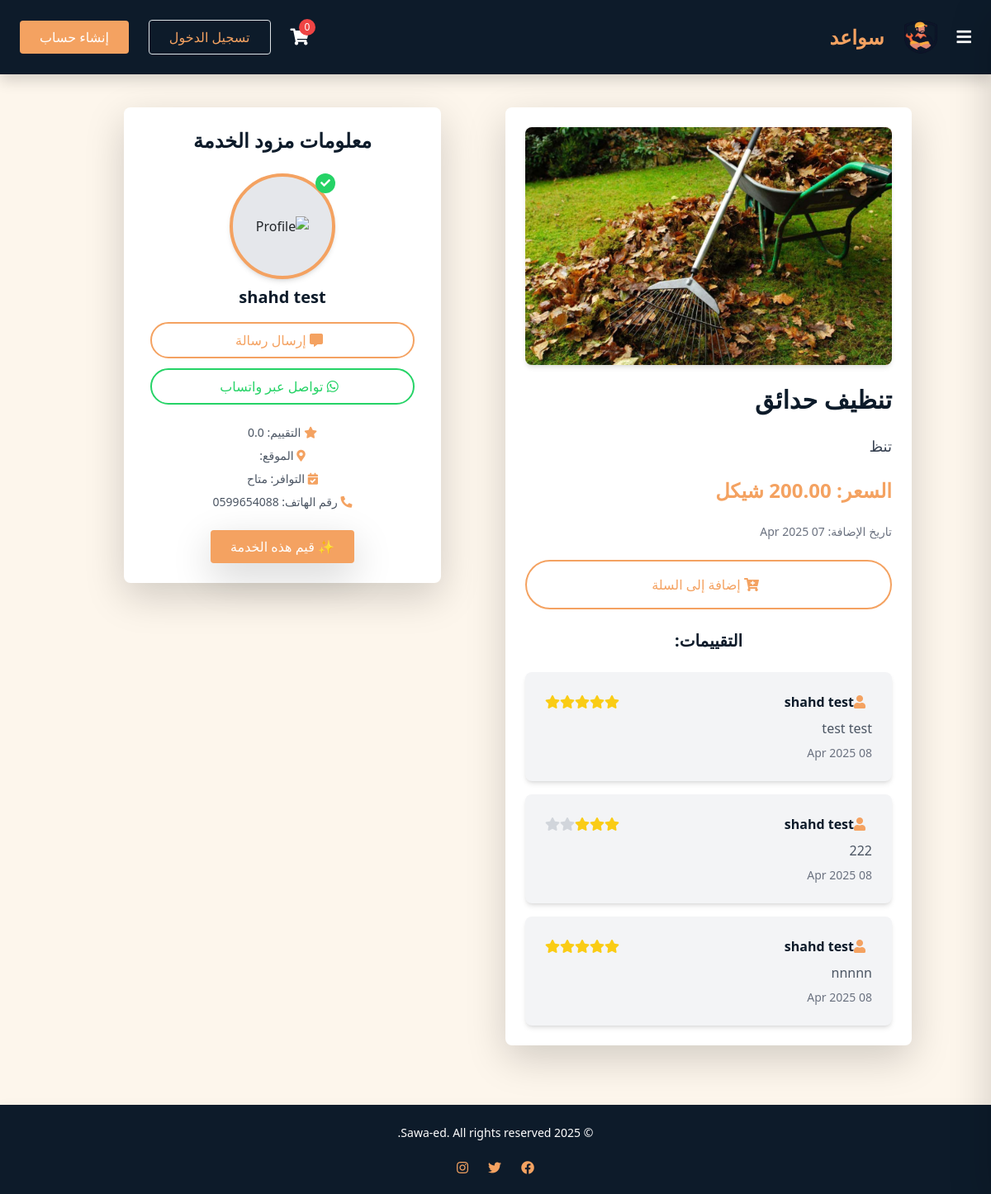
/service/1/5/, run on the app's committed database.
### Sawaed_app/models.py (models this page shows, shortened)
class ServiceListing(models.Model):
    SERVICE_TYPES = [
        ('السباكة', 'السباكة'),
        ('النجارة', 'النجارة'),
        ('الطبخ', 'الطبخ'),
        ('التصوير', 'التصوير'),
        ('الكهرباء', 'الكهرباء'),
        ('التكييف والتبريد', 'التكييف والتبريد'),
        ('التنظيف', 'التنظيف'),
        ('الميكانيكا', 'الميكانيكا'),
        ('الدهان', 'الدهان'),
        ('الحدادة', 'الحدادة'),
        ('التمديدات الصحية', 'التمديدات الصحية'),
        ('البرمجة وتطوير المواقع', 'البرمجة وتطوير المواقع'),
        ('التصميم الجرافيكي', 'التصميم الجرافيكي'),
        ('الترجمة', 'الترجمة'),
        ('الكتابة والتحرير', 'الكتابة والتحرير'),
        ('خدمات أخرى', 'خدمات أخرى'),
    ]
    handyman = models.ForeignKey(
        settings.AUTH_USER_MODEL,
        on_delete=models.CASCADE,
        related_name='services'
    )
    name = models.CharField(max_length=255)
    description = models.TextField()
    price = models.DecimalField(max_digits=10, decimal_places=2)
    image = models.ImageField(upload_to='service_images/', null=True, blank=True)
    created_at = models.DateTimeField(auto_now_add=True)
    updated_at = models.DateTimeField(auto_now=True)

class Review(models.Model):
    client = models.ForeignKey(
        settings.AUTH_USER_MODEL,
        on_delete=models.CASCADE,
        related_name='client_reviews'
    )
    service = models.ForeignKey(ServiceListing, on_delete=models.CASCADE)
    rating = models.IntegerField()
    comment = models.TextField()
    created_at = models.DateTimeField(auto_now_add=True)
    updated_at = models.DateTimeField(auto_now=True)

class CustomUser(AbstractUser):
    class UserType(models.TextChoices):
        CLIENT = 'client', _('عميل')
        HANDYMAN = 'handyman', _('عامل يدوي') #the name in arabic will be edited later
    user_type = models.CharField(
        max_length=50,
        choices=UserType.choices,
        default=UserType.CLIENT
    )
    phone_regex = RegexValidator(
        regex=r'^\+?1?\d{9,15}$', #a validation on the phone number because its customed
        message="Phone number must be in the format: '+999999999'. Up to 15 digits allowed."
    )
    image = models.ImageField(upload_to='profile_pics/',default='default_profile.jpeg' ,null=True, blank=True)
    phone_number = models.CharField(validators=[phone_regex], max_length=15, unique=True, null=True, blank=True)
    email = models.EmailField(unique=True)
    bio = models.CharField(max_length=500, blank=True, null=True)
    experience = models.TextField(blank=True, null=True)
    field_of_expertise=models.TextField(blank=True, null=True)
    REQUIRED_FIELDS = ['email']
    USERNAME_FIELD = 'username'  # we could change it to email later in the project

class HandymanProfile(models.Model):
    user = models.OneToOneField(
        settings.AUTH_USER_MODEL,
        on_delete=models.CASCADE,
        related_name='handyman_profile'
    )
    location = models.CharField(max_length=255)
    availability = models.BooleanField(null=True)
    rating = models.FloatField(default=0.0)
    created_at = models.DateTimeField(auto_now_add=True)
    updated_at = models.DateTimeField(auto_now=True)

### Sawaed_app/views.py (the view)
# urls.py: path('service/<int:service_id>/<int:user_id>/', views.service_detail, name='service_detail'),
def service_detail(request, service_id,user_id):
    service =ServiceListing.objects.get(id=service_id)
    handyman = HandymanProfile.objects.get(user=service.handyman)
    user=CustomUser.objects.get(id=user_id)
    context = {
        'service': service,
        'handyman': handyman,
        'recipient': user
    }
    return render(request, 'service_details.html', context)

### Sawaed_app/templates/service_details.html (shortened to what this page needs)
<head>
    <link href="https://cdnjs.cloudflare.com/ajax/libs/font-awesome/5.15.4/css/all.min.css" rel="stylesheet">
</head>
{% extends 'index.html' %}
{% block content %}
{% load static %}
<div class="container mx-auto p-2">
    <div class="max-w-6xl mx-auto grid grid-cols-1 lg:grid-cols-2 gap-4 items-start justify-center">
        <div class="bg-white shadow-lg rounded-lg p-6 w-full max-w-lg mx-auto">
            <div class="mb-4">
                {% if service.image %}
                    <img src="{{ service.image.url }}" alt="{{ service.name }}" class="w-full h-72 object-cover rounded-lg shadow-md">
                {% else %}
                    <img src="{% static 'images/placeholder.png' %}" alt="صورة افتراضية" class="w-full h-72 object-cover rounded-lg shadow-md">
                {% endif %}
            </div>
            <h2 class="text-3xl font-semibold text-[#0d1b2a] mb-4">{{ service.name }}</h2>
            <p class="text-lg text-gray-700 mb-4">{{ service.description }}</p>
            <p class="font-bold text-[#f4a261] text-2xl mb-4">السعر: {{ service.price }} شيكل</p>
            <p class="text-sm text-gray-500">تاريخ الإضافة: {{ service.created_at|date:"d M Y" }}</p>
            <div class="mt-6">
                <a href="#" class="rounded-full border-2 border-[#f4a261] text-[#f4a261] px-6 py-3 w-full block text-center hover:bg-[#f4a261] hover:text-white transition duration-200">
                    <i class="fas fa-cart-plus mr-2"></i> إضافة إلى السلة
                </a>
            </div>
            <div class="mt-6">
                <h2 class="text-xl font-semibold text-[#0d1b2a] mb-4 text-center">التقييمات:</h2>
                <ul class="space-y-4">
                    {% for review in service.review_set.all %}
                        <li class="bg-gray-100 p-4 rounded-lg shadow-md">
                            <div class="flex items-center justify-between">
                                <div class="flex items-center">
                                    <i class="fas fa-user text-[#f4a261] mr-2"></i>
                                    <strong class="text-[#0d1b2a]">{{ review.client.username }}</strong>
                                </div>
                                <div class="flex items-center">
                                    {% for i in "12345" %}
                                        {% if forloop.counter <= review.rating %}
                                            <i class="fas fa-star text-yellow-400"></i>
                                        {% else %}
                                            <i class="fas fa-star text-gray-300"></i>
                                        {% endif %}
                                    {% endfor %}
                                </div>
                            </div>
                            <p class="text-gray-600 mt-2">{{ review.comment }}</p>
                            <p class="text-sm text-gray-500 mt-2">{{ review.created_at|date:"d M Y" }}</p>
                        </li>
                    {% empty %}
                        <li class="text-center text-gray-500">لا توجد تقييمات بعد.</li>
                    {% endfor %}
                </ul>
            </div>
        </div>
        <div class="bg-white shadow-lg rounded-lg p-6 w-full max-w-sm mx-auto mt-8 lg:mt-0">
            <h3 class="text-2xl font-semibold text-[#0d1b2a] mb-6 text-center">معلومات مزود الخدمة</h3>
            <div class="flex flex-col items-center space-y-4">
                <div class="relative">
                    <div class="w-32 h-32 bg-gray-200 rounded-full overflow-hidden border-4 border-[#f4a261] shadow-md flex items-center justify-center">
                        <img src="{{ user.image.url }}"
                        alt="Profile"
                        onerror="this.onerror=null;this.src='{% static 'images/profile.png' %}'">
                    </div>
                    <div class="absolute top-0 right-0 bg-[#25D366] text-white rounded-full w-6 h-6 flex items-center justify-center text-xs font-bold" style="background-color: {% if handyman.availability %}#25D366{% else %}#dc3545{% endif %};">
                        <i class="fas fa-check"></i>
                    </div>
                </div>
                <h4 class="text-xl font-semibold text-[#0d1b2a] mt-2">{{ handyman.user.username }}</h4>
                <div class="flex flex-col space-y-3 w-full items-center" onclick="openMessageModal()">
                    <a href="#" class="rounded-full border-2 border-[#f4a261] text-[#f4a261] px-6 py-2 w-full max-w-xs text-center hover:bg-[#f4a261] hover:text-white transition duration-200">
                        <i class="fas fa-comment-alt mr-2"></i> إرسال رسالة
                    </a>
                    <a href="https://wa.me/{{ handyman.user.phone_number }}" target="_blank" class="rounded-full border-2 border-[#25D366] text-[#25D366] px-6 py-2 w-full max-w-xs text-center hover:bg-[#25D366] hover:text-white transition duration-200">
                        <i class="fab fa-whatsapp mr-2"></i> تواصل عبر واتساب
                    </a>
                </div>
                <div class="mt-4 space-y-2 text-sm text-gray-600 text-center">
                    <p><i class="fas fa-star text-[#f4a261]"></i> التقييم: {{ handyman.rating }}</p>
                    <p><i class="fas fa-map-marker-alt text-[#f4a261]"></i> الموقع: {{ handyman.location }}</p>
                    <p><i class="fas fa-calendar-check text-[#f4a261]"></i> التوافر: {% if handyman.availability %}متاح{% else %}غير متاح{% endif %}</p>
                    <p><i class="fas fa-phone-alt text-[#f4a261]"></i> رقم الهاتف: {{ handyman.user.phone_number }}</p>
                </div>
                <button onclick="openReviewModal()" class="bg-[#f4a261] hover:bg-[#f7c6a3] text-white px-4 py-2 rounded mt-4 shadow-lg">
                    ✨  قيم هذه الخدمة
                </button>
            </div>
        </div>
    </div>
</div>
{% endblock %}

### Sawaed_app/static/css/style.css (style rules this page uses)
a { text-decoration: none; color: #0d1b2a; text-decoration: none; transition: 0.4s ease; }

### data on the page
ServiceListing: image (picture), name "تنظيف حدائق", description "تنظ", created_at "07 Apr 2025"
Review: client.username "shahd test", rating 5 (drawn), comment "test test", created_at "08 Apr 2025"
Review: client.username "shahd test", rating 3 (drawn), comment "222", created_at "08 Apr 2025"
Review: client.username "shahd test", rating 5 (drawn), comment "nnnnn", created_at "08 Apr 2025"
HandymanProfile: user.username "shahd test", rating "0.0", user.phone_number "0599654088"
